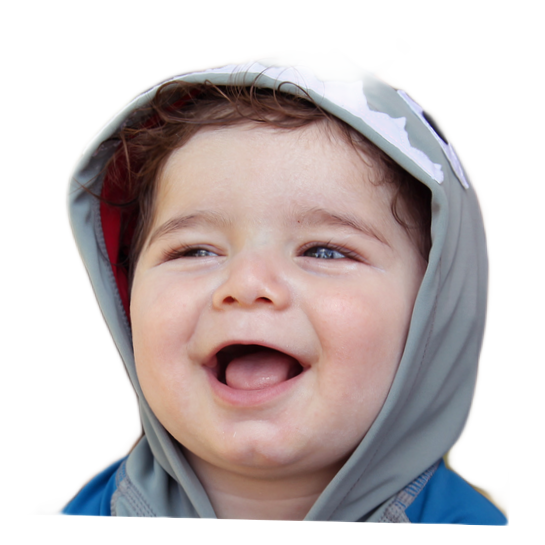
#> input picture datasets/ffhq_small/11464.png, 545 x 545 px
$ python visual_maps.py
#> lines starting #> are read from the running program, lines starting #| are printed output that depends on the picture
import cv2
import numpy as np
import matplotlib.pyplot as plt
from mpl_toolkits.mplot3d import Axes3D

# -----------------------------
# PATHS (change these)
# -----------------------------
ORIGINAL_PATH = "datasets/ffhq_small/11464.png"
PROCESSED_PATH = "processed_images/processed_0d8b81a5c0324773aa8472ee8c9d8917.jpg"

# -----------------------------
# Load images
# -----------------------------
orig = cv2.imread(ORIGINAL_PATH)
#> orig is the input picture: shape (545, 545, 3); mean B, G, R 188.8, 188.6, 198.1
proc = cv2.imread(PROCESSED_PATH)
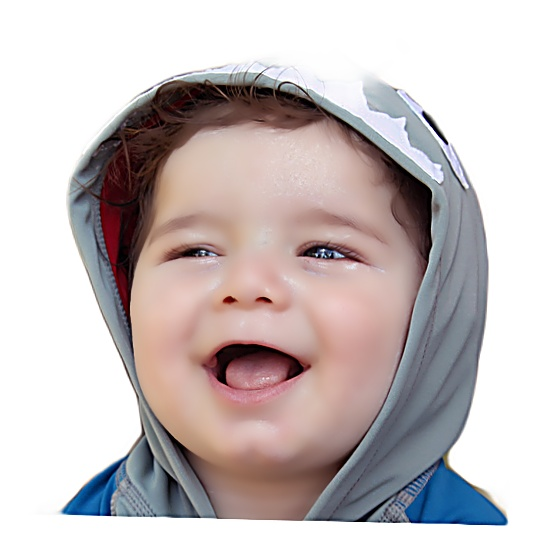
#> input picture processed_images/processed_0d8b81a5c0324773aa8472ee8c9d8917.jpg, 545 x 545 px
#> proc is the input picture: shape (545, 545, 3); mean B, G, R 188.5, 188.3, 197.5

if orig is None or proc is None:
    raise RuntimeError("Could not load images. Check paths.")

# Resize if needed
if orig.shape != proc.shape:
    proc = cv2.resize(proc, (orig.shape[1], orig.shape[0]))

# Convert to grayscale
orig_gray = cv2.cvtColor(orig, cv2.COLOR_BGR2GRAY)
proc_gray = cv2.cvtColor(proc, cv2.COLOR_BGR2GRAY)

# -----------------------------
# 1️⃣ HEATMAP (absolute difference)
# -----------------------------
diff_abs = np.abs(proc_gray.astype(np.int16) - orig_gray.astype(np.int16))
heatmap = cv2.applyColorMap(
    np.clip(diff_abs, 0, 255).astype(np.uint8),
    cv2.COLORMAP_JET
)
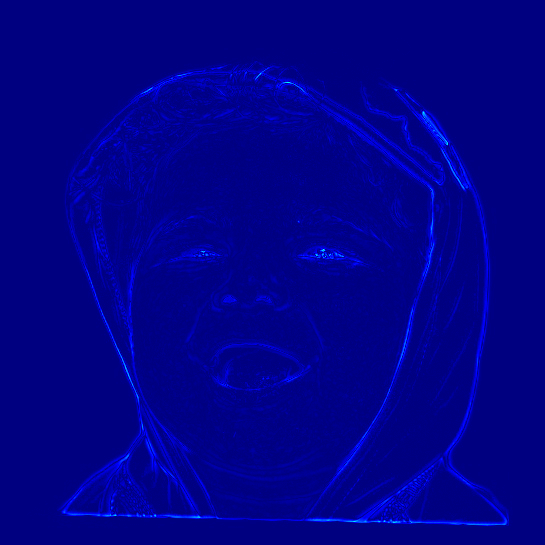
#> heatmap: shape (545, 545, 3); mean B, G, R 138.1, 0.4, 0

cv2.imwrite("heatmap.png", heatmap)

# -----------------------------
# 2️⃣ CORRECTION MAP (signed difference)
# -----------------------------
diff_signed = proc_gray.astype(np.int16) - orig_gray.astype(np.int16)
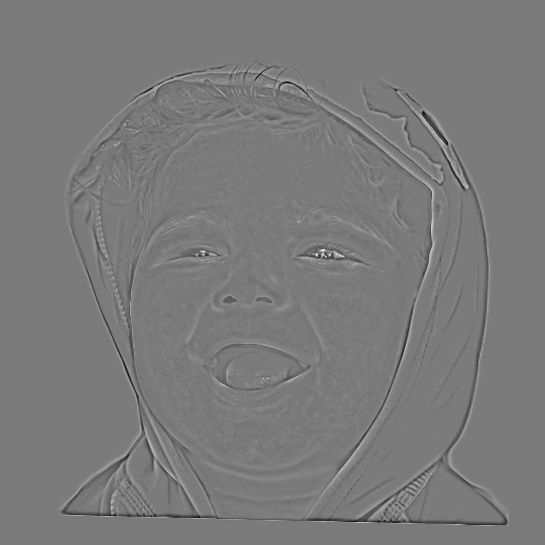
#> diff_signed: shape (545, 545) int16; min -95, max 101, mean -0.4; drawn with min black and max white

# shift -255..255 → 0..255 for visualization
corr_map = np.clip(diff_signed + 128, 0, 255).astype(np.uint8)
corr_color = cv2.applyColorMap(corr_map, cv2.COLORMAP_TWILIGHT)
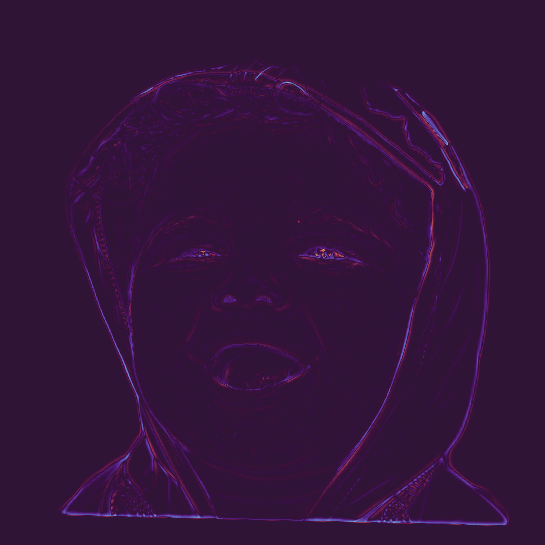
#> corr_color: shape (545, 545, 3); mean B, G, R 58, 19.7, 51.2

cv2.imwrite("correction_map.png", corr_color)

# -----------------------------
# 3️⃣ 3D SURFACE PLOT (difference)
# -----------------------------
# Downsample for speed
small = diff_abs[::4, ::4]
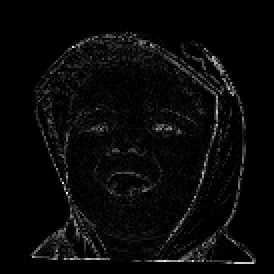
#> small: shape (137, 137) int16 (shown 2 times larger); min 0, max 73, mean 2.6; drawn with min black and max white
h, w = small.shape
#> h = 137; w = 137
X, Y = np.meshgrid(np.arange(w), np.arange(h))

fig = plt.figure(figsize=(9, 7))
ax = fig.add_subplot(111, projection='3d')
ax.plot_surface(X, Y, small, cmap='viridis', linewidth=0)
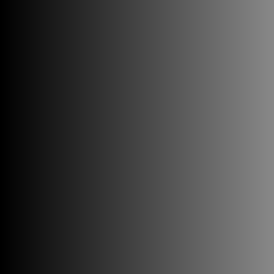
#> X: shape (137, 137) int64 (shown 2 times larger); min 0, max 136, mean 68
ax.set_title("3D Difference Surface Plot")
ax.set_xlabel("X")
ax.set_ylabel("Y")
ax.set_zlabel("Difference Intensity")

plt.tight_layout()
plt.savefig("difference_3d_plot.png", dpi=200)
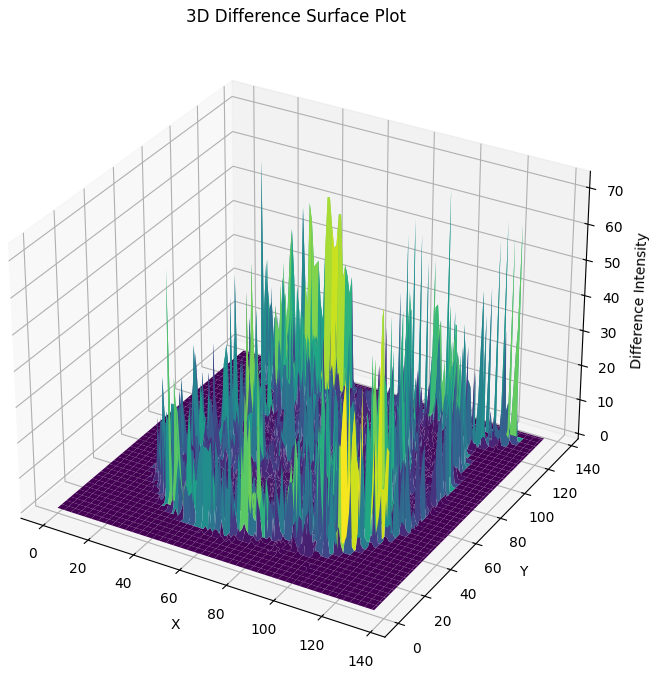
#> figure drawn by matplotlib, 1 panel
plt.close()

print("✅ Generated:")
print(" - heatmap.png")
print(" - correction_map.png")
print(" - difference_3d_plot.png")
